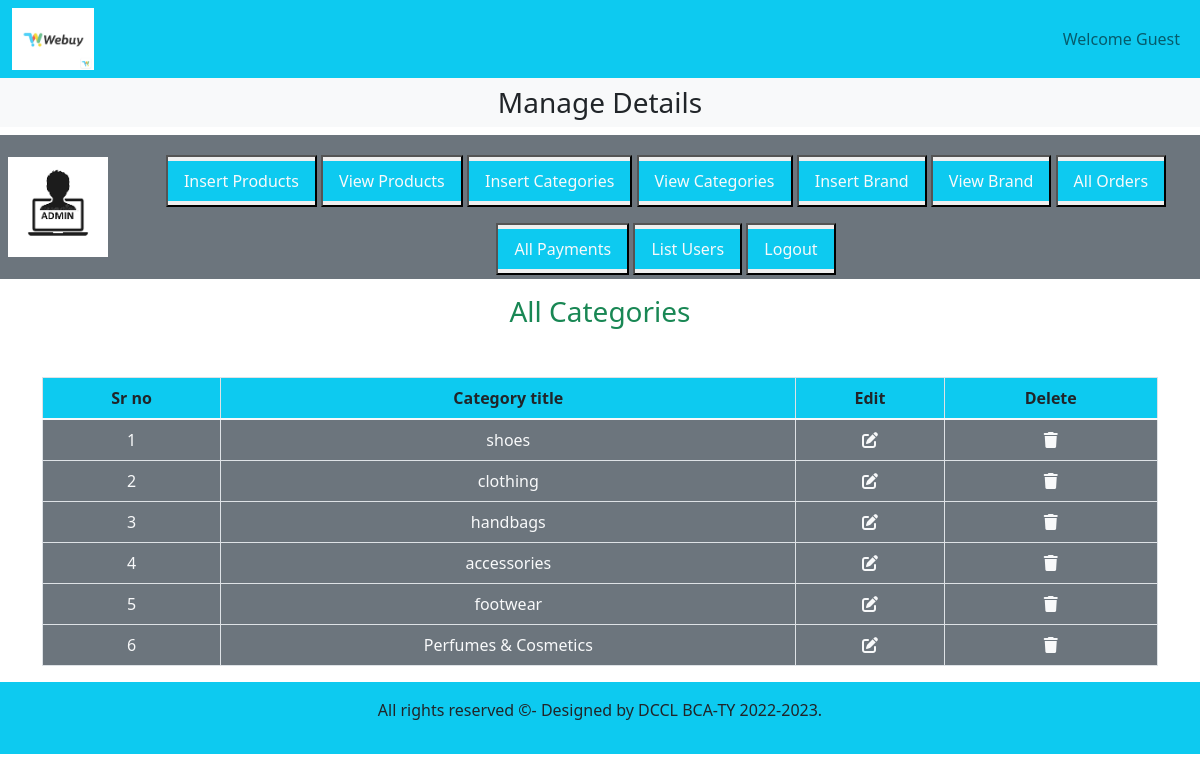
The page /website/admin_area/index.php?view_categories on the database its author committed.
### tables this page shows
CREATE TABLE `categories` (
  `category_id` int(11) NOT NULL,
  `category_title` varchar(100) NOT NULL
);

### website/admin_area/view_categories.php (the view)
<h3 class="text-center text-success">All Categories</h3>
<table class="table table-bordered mt-5">
    <thead class="bg-info">
        <tr class="text-center">
            <th>Sr no</th>
            <th>Category title</th>
            <th>Edit</th>
            <th>Delete</th>
        </tr>
    </thead>
    <tbody class="bg-secondary text-light">
    <?php
        $select_cat="select * from categories";
        $result=mysqli_query($con,$select_cat);
        $number=0;
        while($row=mysqli_fetch_assoc($result)){
            $category_id=$row['category_id'];
            $category_title=$row['category_title'];
            $number++;
?>
<tr class="text-center">
    <td><?php echo $number;?></td>
    <td><?php echo $category_title; ?></td>
    <td><a href='index.php?edit_category=<?php echo $category_id ?>'
     class='text-light'><i class='fa-solid
            fa-pen-to-square'></i></a></td>
    <td><a href='index.php?delete_category=<?php echo $category_id ?>' class='text-light'><i class='fa-solid
            fa-trash'></i></a></td>
</tr>
<?php
}?>
    </tbody>
</table>

### website/style.css (style rules this page uses)
* { margin: 0; padding: 0; box-sizing : border-box; }

### website/admin_area/index.php (style rules this page uses)
body { overflow-x:hidden; }

### rows shown on the page
categories: category_title "shoes"
categories: category_title "clothing"
categories: category_title "handbags"
categories: category_title "accessories"
categories: category_title "footwear"
categories: category_title "Perfumes & Cosmetics"
